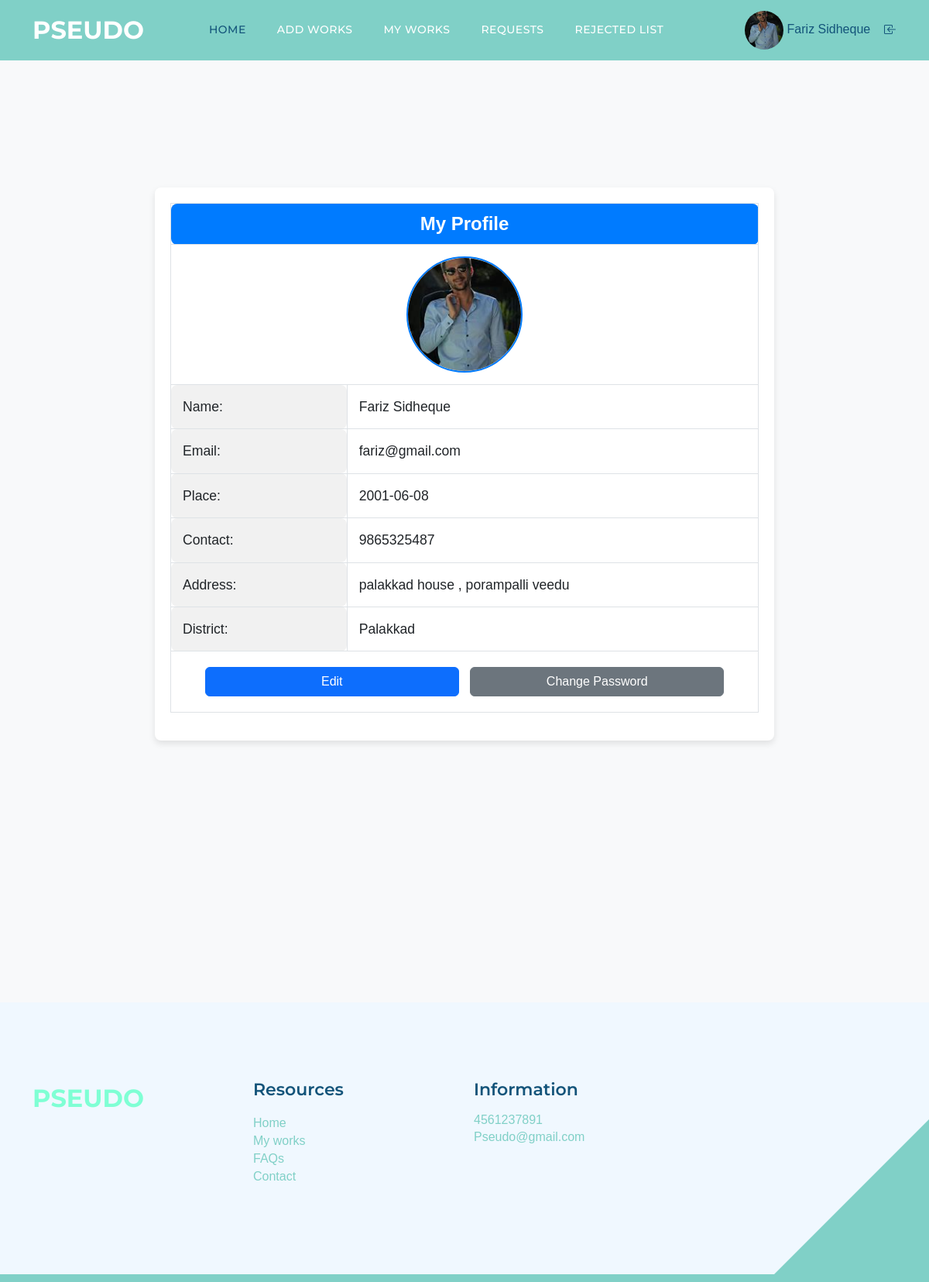
Page /client/CMyprofile.php (signed in) on the committed database.
### tables this page shows
CREATE TABLE `tbl_client` (
  `client_id` int(11) NOT NULL,
  `client_name` varchar(50) NOT NULL,
  `client_email` varchar(50) NOT NULL,
  `place_id` int(11) NOT NULL,
  `client_address` varchar(100) NOT NULL,
  `client_photo` varchar(50) NOT NULL,
  `client_proof` varchar(50) NOT NULL,
  `client_password` varchar(50) NOT NULL,
  `client_dob` varchar(50) NOT NULL,
  `client_contact` varchar(50) NOT NULL,
  `client_status` int(11) NOT NULL,
  `client_gender` varchar(50) NOT NULL
);

CREATE TABLE `tbl_district` (
  `district_id` int(11) NOT NULL,
  `district_name` varchar(50) NOT NULL
);

### client/CMyprofile.php (the view, shortened to what this page needs)
<?php
include('Header.php');
?>
<!DOCTYPE html PUBLIC "-//W3C//DTD XHTML 1.0 Transitional//EN" "http://www.w3.org/TR/xhtml1/DTD/xhtml1-transitional.dtd">
<html xmlns="http://www.w3.org/1999/xhtml">
<head>
</head>
<body>
<div class="container profile-container">
    <form name="frm_profile" action="" method="POST">
      <table class="table table-bordered profile-table">
        <?php
          $selqry = "select * from tbl_client u
          inner join tbl_place p on u.place_id = p.place_id
          inner join tbl_district d on d.district_id = p.district_id where u.client_id=".$_SESSION['cid'];
          $client = $con->query($selqry);
          $data = $client->fetch_assoc();
        ?>
        <thead>
          <tr>
            <th colspan="2">My Profile</th>
          </tr>
        </thead>
        <tbody>
          <tr>
            <td colspan="2" class="text-center"><img src="../Asset/Files/client/Photo/<?php echo $data['client_photo'] ?>" class="profile-photo" alt="Profile Photo"/></td>
          </tr>
          <tr>
            <td class="text-right font-weight-bold">Name:</td>
            <td><?php echo $data['client_name'] ?></td>
          </tr>
          <tr>
            <td class="text-right font-weight-bold">Email:</td>
            <td><?php echo $data['client_email'] ?></td>
          </tr>
          <tr>
            <td class="text-right font-weight-bold">Place:</td>
            <td><?php echo $data['client_dob'] ?></td>
          </tr>
          <tr>
            <td class="text-right font-weight-bold">Contact:</td>
            <td><?php echo $data['client_contact'] ?></td>
          </tr>
          <tr>
            <td class="text-right font-weight-bold">Address:</td>
            <td><?php echo $data['client_address'] ?></td>
          </tr>
          <tr>
            <td class="text-right font-weight-bold">District:</td>
            <td><?php echo $data['district_name'] ?></td>
          </tr>
          <tr>
            <td colspan="2" class="text-center profile-actions">
              <a href="../Client/Edit_profile.php" class="btn btn-primary">Edit</a>
              <a href="Clientchangepass.php" class="btn btn-secondary">Change Password</a>
            </td>
          </tr>
        </tbody>
      </table>
    </form>
  </div>
</body>
<?php
include('Footer.php');
?>
</html>

### Asset/Templates/Main/css/templatemo-topic-listing.css (style rules this page uses)
:root { --white-color: #ffffff; --primary-color: #13547a; --secondary-color: #80d0c7; --section-bg-color: #f0f8ff; --custom-btn-bg-color: #80d0c7; --custom-btn-bg-hover-color: #13547a; --dark-color: #000000; --p-color: #717275; --border-color: #7fffd4; --link-hover-color: #13547a; --body-font-family: 'Open Sans', sans-serif; --title-font-family: 'Montserrat', sans-serif; --h1-font-size: 58px; --h2-font-size: 46px; --h3-font-size: 32px; --h4-font-size: 28px; --h5-font-size: 24px; --h6-font-size: 22px; --p-font-size: 20px; --menu-font-size: 14px; --btn-font-size: 18px; --copyright-font-size: 16px; --border-radius-large: 100px; --border-radius-medium: 20px; --border-radius-small: 10px; --font-weight-normal: 400; --font-weight-medium: 500; --font-weight-semibold: 600; --font-weight-bold: 700; }
body { background-color: var(--white-color); font-family: var(--body-font-family); }
a, button { touch-action: manipulation; transition: all 0.3s; }
a { display: inline-block; color: var(--primary-color); text-decoration: none; }

### client/CMyprofile.php (style rules this page uses)
body { background-color: #f8f9fa; font-family: 'Arial', sans-serif; }
.profile-container { max-width: 800px; margin: 50px auto; background-color: #fff; padding: 20px; border-radius: 8px; box-shadow: 0 4px 8px rgba(0, 0, 0, 0.1); }
.profile-table th { background-color: #007bff; color: #fff; font-size: 1.5em; text-align: center; border-radius: 8px; }
.profile-table td { padding: 15px; font-size: 1.1em; border-radius: 8px; }
.profile-table td.font-weight-bold { background-color: #f1f1f1; width: 30%; border-radius: 8px; }
.profile-photo { width: 150px; height: 150px; border-radius: 50%; object-fit: cover; border: 2px solid #007bff; }
.profile-actions .btn { margin: 5px; width: 45%; }

### rows in the picture
tbl_client: client_photo (picture), client_name "Fariz Sidheque", client_email "fariz@gmail.com", client_dob "2001-06-08", client_contact "9865325487", client_address "palakkad house , porampalli veedu", tbl_district.district_name "Palakkad"

### other values in the picture
$_SESSION['cName'] "Fariz Sidheque"
